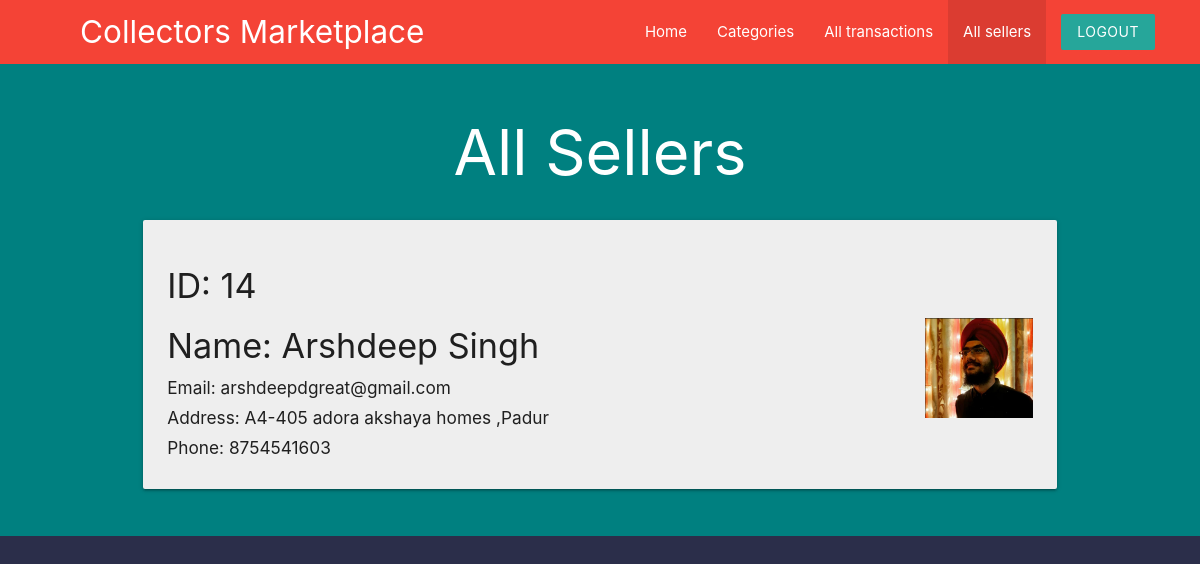
The page /admin/All_sellers.php (signed in) on the database as committed earlier.
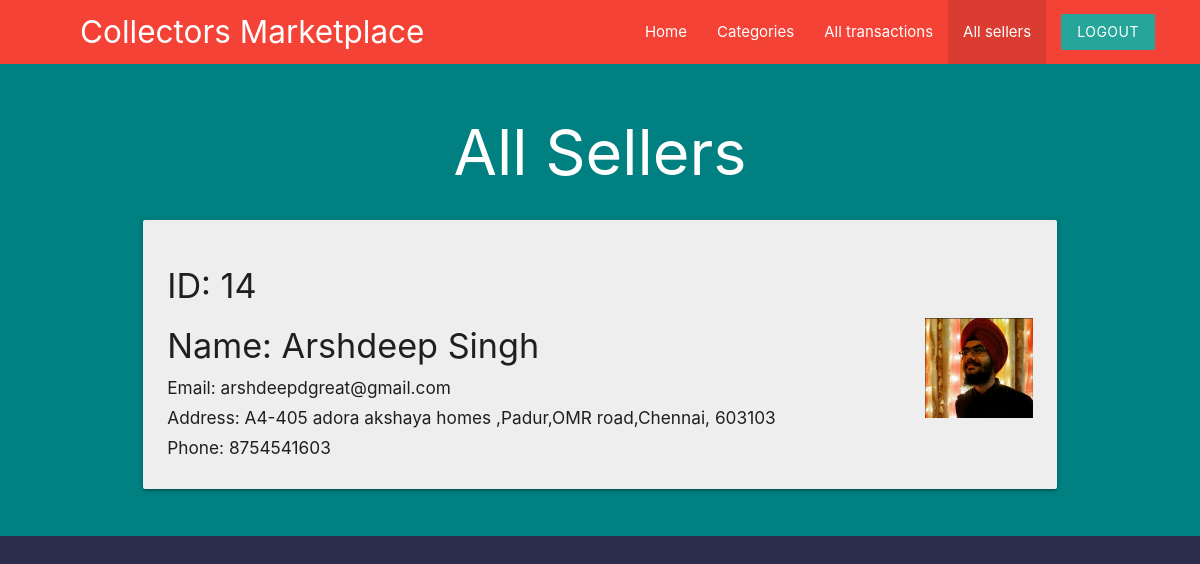
The same page on the database as committed later.
### tables this page shows
CREATE TABLE `sellers` (
  `seller_id` int(5) NOT NULL,
  `seller_username` varchar(30) NOT NULL,
  `seller_name` varchar(50) NOT NULL,
  `seller_pass` varchar(11) NOT NULL,
  `seller_img` varchar(255) NOT NULL,
  `seller_email` varchar(100) NOT NULL,
  `seller_phone` bigint(12) NOT NULL,
  `seller_addr` text NOT NULL,
  `seller_aadhar` bigint(13) NOT NULL
);

### admin/All_sellers.php (the view, shortened to what this page needs)
<?php
    include("../templates/database_conn.php");
    $sql1="SELECT * FROM `sellers`";
    $res1=mysqli_query($con,$sql1);
    $rows1 = mysqli_fetch_all($res1, MYSQLI_ASSOC);
?>
<!DOCTYPE html>
<html lang="en">
<head>
    <link rel="stylesheet" href="https://cdnjs.cloudflare.com/ajax/libs/materialize/1.0.0/css/materialize.min.css">
    <link rel="stylesheet" href="../templates/stylesheet.css">
</head>
<body style="background-color:#2b2e4a;" >
<nav class="red z-depth-0" style="padding-right: 30px;padding-left: 80px;">
		<div>
			<a href="#" class="brand-logo brand-text hide-on-med-and-down">Collectors Marketplace</a>
            <ul id="nav-mobile" class="right">
                <li><a href="adminpage.php">Home</a></li>
                <li><a href="admin_categories.php">Categories</a></li>
                <li><a href="all_transactions.php">All transactions</a></li>
                <li class="active"><a href="All_sellers.php">All sellers</a></li>
				<li><a href="admin_logout.php" class="btn brand z-depth-0">Logout</a></li>
		    </ul>
		</div>
        <br>
</nav>
<div class="blackbgbg">
    <div class="container">
    <section>
    <div class="row">
        <h1 class="white-text center">All Sellers</h1>
            <?php foreach($rows1 as $c){ ?>
                <div class="col s12 md6">
  				    <div class="card grey lighten-3">
                        <div class="card-content">
                            <h4>ID: <?php echo htmlspecialchars($c['seller_id']); ?></h4>
                            <img src="<?php echo htmlspecialchars($c['seller_img']);?>" class="right" height=100px>
                            <h4>Name: <?php echo htmlspecialchars($c['seller_name']); ?></h4>
                            <h6>Email: <?php echo htmlspecialchars($c['seller_email']);?></h6>
                            <h6>Address: <?php echo htmlspecialchars($c['seller_addr']);?></h6>
                            <h6>Phone: <?php echo htmlspecialchars($c['seller_phone']);?></h6>
                        </div>
                    </div>
                </div>
            <?php } ?>
        </div>
    </div>
</div>
</body>
</html>

Rows that differ between the two databases and show on the page:
changed sellers "Arshdeep Singh": seller_addr "A4-405 adora akshaya homes ,Padur" → "A4-405 adora akshaya homes ,Padur,OMR road,Chennai, 603103"
